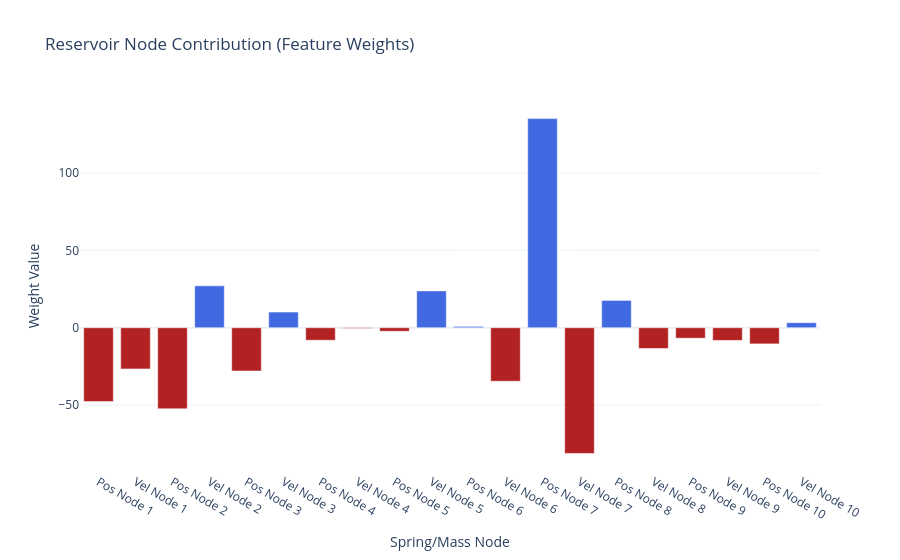

Source (notebook cell):
### Code cell
weights = ridge_model.coef_
labels = [
    f"{'Pos' if i % 2 == 0 else 'Vel'} Node {i//2 + 1}" for i in range(len(weights))
]

fig = go.Figure(
    data=[
        go.Bar(
            x=labels,
            y=weights,
            marker_color=np.where(
                weights >= 0, "royalblue", "firebrick"
            ),  # Blue for +, Red for -
        )
    ]
)

fig.update_layout(
    title="Reservoir Node Contribution (Feature Weights)",
    xaxis_title="Spring/Mass Node",
    yaxis_title="Weight Value",
    template="plotly_white",
)

fig.show()

### Figure 1 — Plotly figure (JSON) as saved in the notebook; plotly's stock layout.template omitted (floating-point values rounded to 4 significant figures)
{"data": [{"marker": {"color": ["firebrick", "firebrick", "firebrick", "royalblue", "firebrick", "royalblue", "firebrick", "firebrick", "firebrick", "royalblue", "royalblue", "firebrick", "royalblue", "firebrick", "royalblue", "firebrick", "firebrick", "firebrick", "firebrick", "royalblue"]}, "type": "bar", "x": ["Pos Node 1", "Vel Node 1", "Pos Node 2", "Vel Node 2", "Pos Node 3", "Vel Node 3", "Pos Node 4", "Vel Node 4", "Pos Node 5", "Vel Node 5", "Pos Node 6", "Vel Node 6", "Pos Node 7", "Vel Node 7", "Pos Node 8", "Vel Node 8", "Pos Node 9", "Vel Node 9", "Pos Node 10", "Vel Node 10"], "y": [-47.75, -26.64, -52.41, 27.06, -27.98, 10.13, -8.099, -0.4643, -2.296, 23.81, 0.8783, -34.61, 135.2, -81.24, 17.65, -13.43, -6.762, -8.207, -10.46, 3.252]}], "layout": {"title": {"text": "Reservoir Node Contribution (Feature Weights)"}, "xaxis": {"title": {"text": "Spring/Mass Node"}}, "yaxis": {"title": {"text": "Weight Value"}}}}
